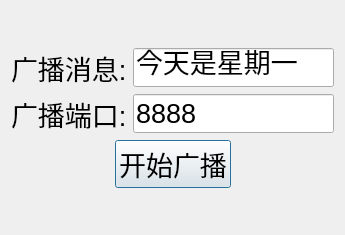
<?xml version="1.0" encoding="UTF-8"?>
<ui version="4.0">
 <class>SenderDialog</class>
 <widget class="QDialog" name="SenderDialog">
  <property name="geometry">
   <rect>
    <x>0</x>
    <y>0</y>
    <width>345</width>
    <height>235</height>
   </rect>
  </property>
  <property name="font">
   <font>
    <pointsize>20</pointsize>
   </font>
  </property>
  <property name="windowTitle">
   <string>广播发送端</string>
  </property>
  <layout class="QVBoxLayout" name="verticalLayout">
   <item>
    <spacer name="verticalSpacer">
     <property name="orientation">
      <enum>Qt::Vertical</enum>
     </property>
     <property name="sizeHint" stdset="0">
      <size>
       <width>20</width>
       <height>25</height>
      </size>
     </property>
    </spacer>
   </item>
   <item>
    <layout class="QGridLayout" name="gridLayout">
     <item row="0" column="0">
      <widget class="QLabel" name="label">
       <property name="text">
        <string>广播消息:</string>
       </property>
      </widget>
     </item>
     <item row="0" column="1">
      <widget class="QLineEdit" name="messageEdit">
       <property name="text">
        <string>今天是星期一</string>
       </property>
      </widget>
     </item>
     <item row="1" column="0">
      <widget class="QLabel" name="label_2">
       <property name="text">
        <string>广播端口:</string>
       </property>
      </widget>
     </item>
     <item row="1" column="1">
      <widget class="QLineEdit" name="portEdit">
       <property name="text">
        <string>8888</string>
       </property>
      </widget>
     </item>
    </layout>
   </item>
   <item>
    <layout class="QHBoxLayout" name="horizontalLayout">
     <item>
      <spacer name="horizontalSpacer">
       <property name="orientation">
        <enum>Qt::Horizontal</enum>
       </property>
       <property name="sizeHint" stdset="0">
        <size>
         <width>40</width>
         <height>20</height>
        </size>
       </property>
      </spacer>
     </item>
     <item>
      <widget class="QPushButton" name="pushButton">
       <property name="text">
        <string>开始广播</string>
       </property>
      </widget>
     </item>
     <item>
      <spacer name="horizontalSpacer_2">
       <property name="orientation">
        <enum>Qt::Horizontal</enum>
       </property>
       <property name="sizeHint" stdset="0">
        <size>
         <width>40</width>
         <height>20</height>
        </size>
       </property>
      </spacer>
     </item>
    </layout>
   </item>
   <item>
    <spacer name="verticalSpacer_2">
     <property name="orientation">
      <enum>Qt::Vertical</enum>
     </property>
     <property name="sizeHint" stdset="0">
      <size>
       <width>20</width>
       <height>25</height>
      </size>
     </property>
    </spacer>
   </item>
  </layout>
 </widget>
 <layoutdefault spacing="6" margin="11"/>
 <resources/>
 <connections/>
</ui>
